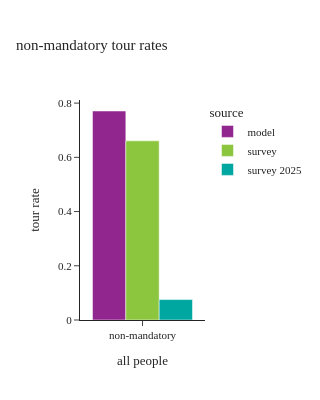

Notebook code cell kept with this figure:
### Code cell
df_plot = calc_tour_rates(tour_data[tour_data['tour_cat_reassign']=="non_mandatory"])
df_plot['all people'] = "non-mandatory"

fig = px.bar(df_plot, x="all people", y="tour rate", color="source",barmode="group",
             title="non-mandatory tour rates")
fig.update_layout(height=400, width=300)
fig.show()

### Figure 1 — Plotly figure (JSON) as saved in the notebook; plotly's stock layout.template omitted (floating-point values rounded to 4 significant figures)
{"data": [{"alignmentgroup": "True", "hovertemplate": "source=model<br>all people=%{x}<br>tour rate=%{y}<extra></extra>", "legendgroup": "model", "marker": {"color": "#91268F", "pattern": {"shape": ""}}, "name": "model", "offsetgroup": "model", "orientation": "v", "showlegend": true, "textposition": "auto", "type": "bar", "x": ["non-mandatory"], "xaxis": "x", "y": [0.7709], "yaxis": "y"}, {"alignmentgroup": "True", "hovertemplate": "source=survey<br>all people=%{x}<br>tour rate=%{y}<extra></extra>", "legendgroup": "survey", "marker": {"color": "#8CC63E", "pattern": {"shape": ""}}, "name": "survey", "offsetgroup": "survey", "orientation": "v", "showlegend": true, "textposition": "auto", "type": "bar", "x": ["non-mandatory"], "xaxis": "x", "y": [0.6609], "yaxis": "y"}, {"alignmentgroup": "True", "hovertemplate": "source=survey 2025<br>all people=%{x}<br>tour rate=%{y}<extra></extra>", "legendgroup": "survey 2025", "marker": {"color": "#00A7A0", "pattern": {"shape": ""}}, "name": "survey 2025", "offsetgroup": "survey 2025", "orientation": "v", "showlegend": true, "textposition": "auto", "type": "bar", "x": ["non-mandatory"], "xaxis": "x", "y": [0.07529], "yaxis": "y"}], "layout": {"barmode": "group", "height": 400, "legend": {"title": {"text": "source"}, "tracegroupgap": 0}, "title": {"text": "non-mandatory tour rates"}, "width": 300, "xaxis": {"anchor": "y", "domain": [0.0, 1.0], "title": {"text": "all people"}}, "yaxis": {"anchor": "x", "domain": [0.0, 1.0], "title": {"text": "tour rate"}}}}
